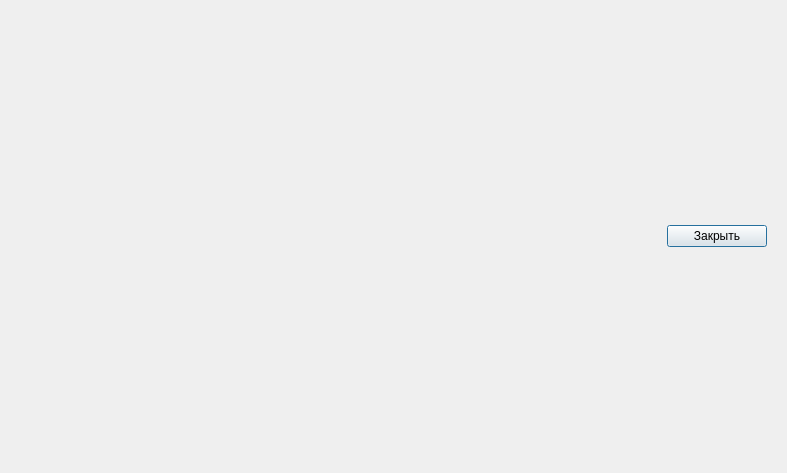
<?xml version="1.0" encoding="UTF-8"?>
<ui version="4.0">
 <class>dialogCompareTraceWithOrigin</class>
 <widget class="QDialog" name="dialogCompareTraceWithOrigin">
  <property name="geometry">
   <rect>
    <x>0</x>
    <y>0</y>
    <width>787</width>
    <height>473</height>
   </rect>
  </property>
  <property name="windowTitle">
   <string>Сравнение исходной трассы с потоком</string>
  </property>
  <layout class="QVBoxLayout" name="verticalLayout">
   <item>
    <widget class="QWidget" name="widget" native="true">
     <layout class="QVBoxLayout" name="verticalLayout_3">
      <item>
       <layout class="QVBoxLayout" name="verticalLayoutCompareWithOrigin"/>
      </item>
      <item>
       <widget class="QPushButton" name="btnCloseWindow">
        <property name="maximumSize">
         <size>
          <width>100</width>
          <height>16777215</height>
         </size>
        </property>
        <property name="layoutDirection">
         <enum>Qt::LayoutDirection::RightToLeft</enum>
        </property>
        <property name="text">
         <string>Закрыть</string>
        </property>
       </widget>
      </item>
     </layout>
    </widget>
   </item>
  </layout>
 </widget>
 <resources/>
 <connections/>
</ui>
